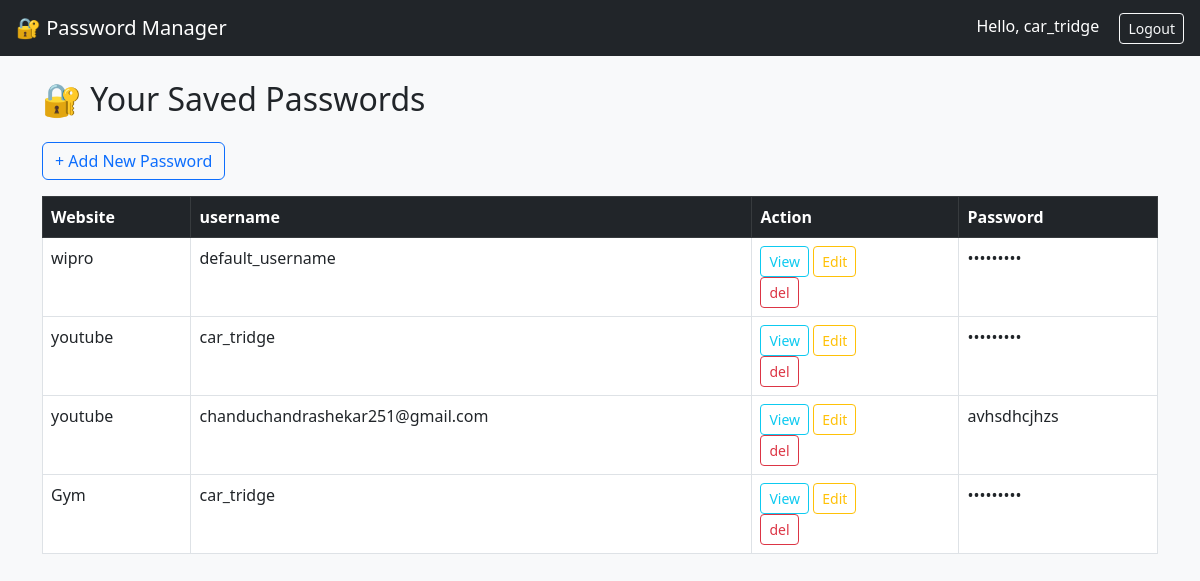
Page /dashbord/?view=7 (signed in) on the committed database.
### PW_app/models.py (models this page shows, shortened)
class SavedPassword(models.Model):
    user = models.ForeignKey(User, on_delete=models.CASCADE)
    site = models.CharField(max_length=100)
    username=models.CharField(max_length=100,default="default_username")
    password = models.CharField(max_length=300)  # Encrypted passwordpython m

### PW_app/views.py (the view)
# urls.py: path('dashbord/',views.dashbord,name='dashbord'),
@login_required(login_url='login')
def dashbord(request):
    entries = SavedPassword.objects.filter(user=request.user)
    view_id=request.GET.get('view')
    for entry in entries:
        if view_id and str(entry.id) == view_id:
            profile = UserProfile.objects.get(user=request.user)
            fernet = Fernet(generate_fernet_key(profile.masterkey))
            decrypted = fernet.decrypt(entry.password.encode()).decode()
            entry.decrypted_password = decrypted
        else:
            entry.decrypted_password = None
    return render(request, 'dashbord.html', {'entries': entries})

### PW_app/views.py (called while the page is built)
def generate_fernet_key(masterkey: str) -> bytes:
    key_bytes = masterkey.encode()
    hashed = hashlib.sha256(key_bytes).digest()
    return base64.urlsafe_b64encode(hashed)

### PW_app/templates/dashbord.html (shortened to what this page needs)
{% extends "layout.html" %}
{% block content %}
<h2 class="mb-4">🔐 Your Saved Passwords</h2>
<div>
    <a href="{% url 'add_password' %}" class="btn btn-outline-primary mb-3">+ Add New Password</a>
</div>
{% if entries %}
<table class="table table-bordered">
    <thead class="table-dark">
        <tr>
            <th>Website</th>
            <th>username</th>
            <th>Action</th>
            <th>Password</th>
        </tr>
    </thead>
    <tbody>
        {% for entry in entries %}
        <tr>
            <td>{{ entry.site }}</td>
            <td>{{ entry.username}}</td>
            <td class="flex items-center gap-3">
                <a href="?view={{entry.id}}" class="btn btn-outline-info btn-sm">View</a>
                <a href="{% url 'edit_existing_password' entry.id %}" class="btn btn-outline-warning btn-sm">Edit</a>
                <form method="POST" action="{% url 'delete_savedpassword' entry.id %}">
                  <button type="submit" class="btn btn-outline-danger btn-sm">del</button>
                </form>
              </td>
              <td>
                {% if entry.decrypted_password %}
                  {{ entry.decrypted_password }}
                {% else %}
                  •••••••••
                {% endif %}
              </td>
        </tr>
        {% endfor %}
    </tbody>
</table>
{% else %}
    <p>No passwords stored yet.</p>
{% endif %}
{% endblock %}

### PW_app/templates/layout.html (shortened to what this page needs)
<!DOCTYPE html>
<html lang="en">
<head>
    <link rel="stylesheet" href="https://cdn.jsdelivr.net/npm/bootstrap@5.3.0/dist/css/bootstrap.min.css">
</head>
<body class="bg-light">
    <nav class="navbar navbar-expand-lg navbar-dark bg-dark px-3">
        <a class="navbar-brand" href="{% url 'home' %}">🔐 Password Manager</a>
        {% block nav_actions %}
        <div class="ms-auto">
            {% if user.is_authenticated %}
                <span class="text-white me-3">Hello, {{ user.username }}</span>
                <a class="btn btn-outline-light btn-sm" href="{% url 'logout' %}">Logout</a>
            {% else %}
                <a class="btn btn-outline-light btn-sm" href="{% url 'login' %}">Login</a>
                <a class="btn btn-outline-light btn-sm" href="{% url 'register' %}">Register</a>
            {% endif %}
        </div>
        {% endblock %}
    </nav>
    <div class="container mt-4">
        {% block content %}
        {% endblock %}
    </div>
</body>
</html>

### rows in the picture
SavedPassword: site "wipro", username "default_username"
SavedPassword: site "youtube", username "car_tridge"
SavedPassword: site "youtube", username "chanduchandrashekar251@gmail.com", decrypted_password "avhsdhcjhzs"
SavedPassword: site "Gym", username "car_tridge"

### other values in the picture
{{ user.username }} "car_tridge"
